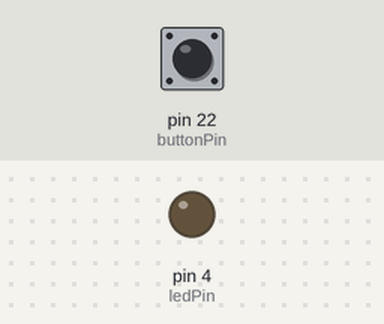
Recording of a sketch running on a simulated Arduino Mega 2560, built with avr-gcc and run on an emulated ATmega2560. Parts: output pins drawn as LEDs (lit = HIGH). Inputs (shaded band) come from the test bench; at power-on: pin 22 (buttonPin) HIGH.

Above: at 1.2 s.
1.3 s: pin 22 (buttonPin) pulled LOW for 0.15 s
At 2.5 s:
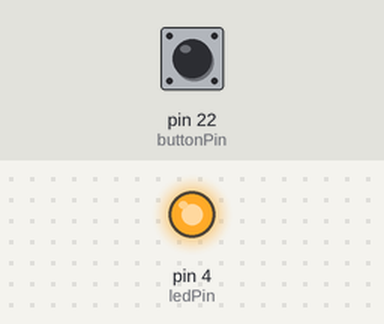
2.9 s: pin 22 (buttonPin) pulled LOW for 1 s
At 3.9 s:
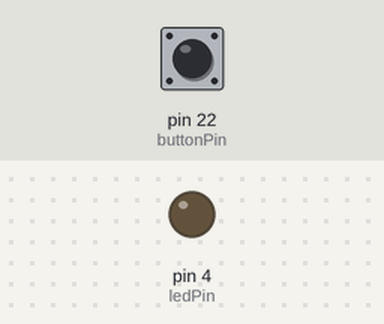
5.4 s: pin 22 (buttonPin) pulled LOW for 3.2 s
At 5.8 s:
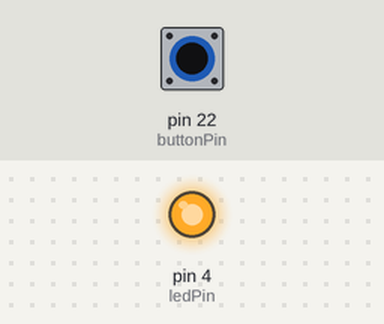
Timing chart, 0 to 8.4 s (numbered marks = the images above; inputs shaded):
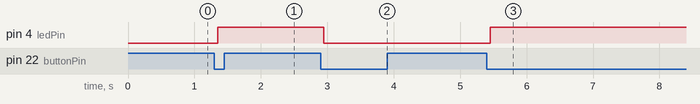

The sketch:

ToggleSwitch_LED.ino
```cpp
// Define the GPIO pin numbers for the input button and output LED
const int buttonPin = 22;  // Push-button connected to GPIO 22
const int ledPin = 4;      // External LED connected to GPIO 4

// Global variables to track state changes and filter mechanical noise
int ledState = LOW;          // Stores the current functional state of the LED (Starts as OFF)
int buttonState;             // Temporarily stores the active digital reading of the button
int lastButtonState = HIGH;  // Tracks the previous loop's button state (Default HIGH due to INPUT_PULLUP)

void setup() {
  // Initialize the LED pin as a digital output
  pinMode(ledPin, OUTPUT);

  // Enable the internal pull-up resistor for the input pin to prevent floating states
  pinMode(buttonPin, INPUT_PULLUP);

  // Apply the default startup state (OFF) to the physical LED
  digitalWrite(ledPin, ledState);
}

void loop() {
  // Read the immediate voltage state of the push-button pin (HIGH or LOW)
  int reading = digitalRead(buttonPin);

  // State Change Detection: Check if the button's physical state has changed since the last loop
  if (reading != lastButtonState) {

    // Software Debounce: Wait for 50 milliseconds to bypass erratic mechanical contact vibrations (bouncing)
    delay(50);

    // Confirm the state after the bounce window. If it settles at LOW, the button was genuinely pressed.
    if (reading == LOW) {
      // Toggle Logic: Invert the state of the LED using the logical NOT operator (!)
      ledState = !ledState;

      // Push the newly updated toggle state to the physical LED pin
      digitalWrite(ledPin, ledState);
    }
  }

  // Update the tracking history so the current loop's state becomes the historical reference for the next loop
  lastButtonState = reading;
}
```

Measured:
- after the input at 1.3 s, pin 4 (ledPin): LOW → HIGH after 0.05 s
- after the input at 2.9 s, pin 4 (ledPin): HIGH → LOW after 0.05 s
- after the input at 5.4 s, pin 4 (ledPin): LOW → HIGH after 0.05 s
